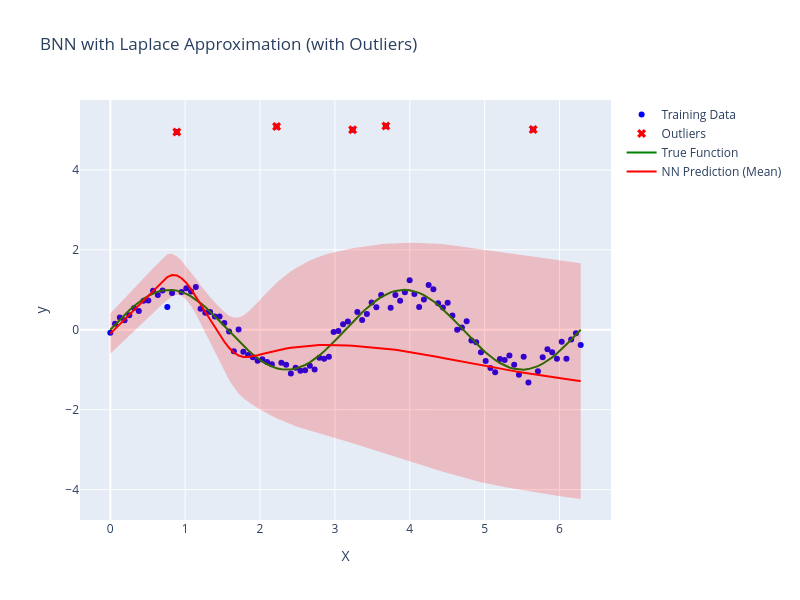

Notebook source saved alongside this figure:
### Code cell
import torch
import torch.nn as nn
import torch.optim as optim
import plotly.graph_objects as go
import numpy as np

# MLPの定義 (通常のNNとして定義)
class MLP(nn.Module):
    def __init__(self, input_dim, output_dim, hidden_units, activations):
        super(MLP, self).__init__()
        layers = []
        in_dim = input_dim

        # 指定された hidden_units と activations に基づいて層を構築
        for hidden_dim, activation in zip(hidden_units, activations):
            layers.append(nn.Linear(in_dim, hidden_dim))
            layers.append(self.get_activation(activation))
            in_dim = hidden_dim

        # 最後の出力層
        layers.append(nn.Linear(in_dim, output_dim))
        self.mlp = nn.Sequential(*layers)

    def forward(self, x):
        return self.mlp(x)

    @staticmethod
    def get_activation(activation):
        # 活性化関数の設定
        if activation == "relu":
            return nn.ReLU()
        elif activation == "tanh":
            return nn.Tanh()
        elif activation == "sigmoid":
            return nn.Sigmoid()
        else:
            raise ValueError(f"Unsupported activation function: {activation}")

# 1D データ生成（アウトライア含む）
def generate_1d_data(n=100, noise_std=0.2, outlier_ratio=0.0):
    # x を 0 から 2π の範囲で生成
    x = np.linspace(0, 2 * np.pi, n)
    
    # 真の関数は sin 関数
    y_true = np.sin(2 * x)
    
    # y にガウスノイズを加える
    y = y_true + np.random.normal(0, noise_std, x.shape[0])
    
    # アウトライアを挿入
    n_outliers = int(n * outlier_ratio)
    outlier_indices = np.random.choice(n, n_outliers, replace=False)
    y[outlier_indices] = 5 + np.random.uniform(-0.1, 0.1, n_outliers)
    
    return x, y, y_true, outlier_indices

# ラプラス近似のためのヘッセ行列近似を計算する関数
def hessian_diag(model, loss):
    # ヘッセ行列の対角成分を計算
    loss.backward(create_graph=True)
    diag_hessian = []
    for param in model.parameters():
        diag_hessian.append(param.grad.pow(2).detach())
    return diag_hessian

# ラプラス近似に基づく予測
def laplace_approximation_predict(model, X_test, diag_hessian, n_samples=100):
    sampled_preds = []

    for _ in range(n_samples):
        perturbed_model = MLP(**model_settings)
        for p_perturbed, p_orig, h_diag in zip(perturbed_model.parameters(), model.parameters(), diag_hessian):
            # ラプラス近似に基づいてガウス分布から重みをサンプリング
            std = torch.sqrt(h_diag)
            perturbed_model_param = p_orig + torch.randn_like(p_orig) * std
            p_perturbed.data.copy_(perturbed_model_param)
        
        sampled_preds.append(perturbed_model(X_test).detach())

    # すべてのサンプルから平均と標準偏差を計算
    preds = torch.stack(sampled_preds)
    mean_preds = preds.mean(0)
    std_preds = preds.std(0)
    
    return mean_preds, std_preds


def train_and_predict_with_laplace(model_settings, x_train, y_train, num_epochs=1000, l2_coeff=1e-4):
    X_train = torch.tensor(x_train, dtype=torch.float32).unsqueeze(1)
    y_train = torch.tensor(y_train, dtype=torch.float32).unsqueeze(1)

    model = MLP(**model_settings)  # モデルのインスタンス化
    criterion = nn.MSELoss()  # 基本の損失関数
    optimizer = optim.Adam(model.parameters(), lr=0.01)

    # モデルのトレーニング
    for epoch in range(num_epochs):
        model.train()
        outputs = model(X_train)
        mse_loss = criterion(outputs, y_train)

        # L2 正則化を損失に追加
        l2_reg = torch.tensor(0.0)
        for param in model.parameters():
            l2_reg += torch.norm(param, 2)
        total_loss = mse_loss + l2_coeff * l2_reg

        optimizer.zero_grad()
        total_loss.backward()
        optimizer.step()

        if (epoch + 1) % 100 == 0:
            print(f'Epoch [{epoch+1}/{num_epochs}], Loss: {total_loss.item():.4f}')

    # ラプラス近似のためにヘッセ行列の対角成分を計算
    model.eval()
    outputs = model(X_train)
    loss = criterion(outputs, y_train)
    diag_hessian = hessian_diag(model, loss)

    # ラプラス近似に基づく予測
    X_test = torch.linspace(0, 2 * np.pi, 100).unsqueeze(1)  # テストデータ
    mean_preds, std_preds = laplace_approximation_predict(model, X_test, diag_hessian)

    return X_train, y_train, X_test, mean_preds, std_preds

# プロット
def plot_results(x_train, y_train, y_true, outlier_indices, X_test, mean_preds, std_preds):
    # データの変換
    mean_preds_np = mean_preds.numpy()
    std_preds_np = std_preds.numpy()
    X_test_np = X_test.numpy()
    y_true_test = np.sin(2 * X_test_np.flatten())

    # Plotlyによる可視化
    fig = go.Figure()

    # 訓練データ点
    fig.add_trace(go.Scatter(
        x=x_train,
        y=y_train,
        mode='markers',
        name='Training Data',
        marker=dict(color='blue', size=6)
    ))

    # アウトライアを強調表示
    fig.add_trace(go.Scatter(
        x=x_train[outlier_indices],
        y=y_train[outlier_indices],
        mode='markers',
        name='Outliers',
        marker=dict(color='red', size=8, symbol='x')
    ))

    # 真の関数の軌跡
    fig.add_trace(go.Scatter(
        x=X_test_np.flatten(),
        y=y_true_test,
        mode='lines',
        name='True Function',
        line=dict(color='green', width=2)
    ))

    # NN の予測の平均軌跡
    fig.add_trace(go.Scatter(
        x=X_test_np.flatten(),
        y=mean_preds_np.flatten(),
        mode='lines',
        name='NN Prediction (Mean)',
        line=dict(color='red', width=2)
    ))

    # 標準偏差の範囲をプロット (不確実性を表示)
    fig.add_trace(go.Scatter(
        x=np.concatenate([X_test_np.flatten(), X_test_np.flatten()[::-1]]),
        y=np.concatenate([mean_preds_np.flatten() - std_preds_np.flatten(), 
                          (mean_preds_np.flatten() + std_preds_np.flatten())[::-1]]),
        fill='toself',
        fillcolor='rgba(255, 0, 0, 0.2)',  # 塗りつぶしの色
        line=dict(color='rgba(255, 0, 0, 0)'),  # 標準偏差の範囲の線の色を透明に
        hoverinfo="skip",
        showlegend=False
    ))

    # グラフのレイアウト設定
    fig.update_layout(
        title="BNN with Laplace Approximation (with Outliers)",
        xaxis_title="X",
        yaxis_title="y",
        width=800,
        height=600
    )

    fig.show()

if __name__ == "__main__":
    # データ生成
    x_train, y_train, y_true, outlier_indices = generate_1d_data(n=100, noise_std=0.2, outlier_ratio=0.05)

    # モデルの設定
    model_settings = {
        "input_dim": 1,
        "output_dim": 1,
        "hidden_units": [10, 20],
        "activations": ["relu", "tanh"]
    }

    # トレーニングとラプラス近似での予測
    X_train, y_train_tensor, X_test, mean_preds, std_preds = train_and_predict_with_laplace(
        model_settings, x_train, y_train, l2_coeff=1e-2)

    # 結果の可視化
    plot_results(x_train, y_train, y_true, outlier_indices, X_test, mean_preds, std_preds)

### Figure 1 — Plotly figure (JSON) as saved in the notebook; plotly's stock layout.template omitted (floating-point values rounded to 4 significant figures; data arrays with more than 128 entries replaced by an {"elided": "..."} marker saying what was removed)
{"data": [{"marker": {"color": "blue", "size": 6}, "mode": "markers", "name": "Training Data", "type": "scatter", "x": [0, 0.06347, 0.1269, 0.1904, 0.2539, 0.3173, 0.3808, 0.4443, 0.5077, 0.5712, 0.6347, 0.6981, 0.7616, 0.8251, 0.8885, 0.952, 1.015, 1.079, 1.142, 1.206, 1.269, 1.333, 1.396, 1.46, 1.523, 1.587, 1.65, 1.714, 1.777, 1.841, 1.904, 1.967, 2.031, 2.094, 2.158, 2.221, 2.285, 2.348, 2.412, 2.475, 2.539, 2.602, 2.666, 2.729, 2.793, 2.856, 2.919, 2.983, 3.046, 3.11, 3.173, 3.237, 3.3, 3.364, 3.427, 3.491, 3.554, 3.618, 3.681, 3.745, 3.808, 3.871, 3.935, 3.998, 4.062, 4.125, 4.189, 4.252, 4.316, 4.379, 4.443, 4.506, 4.57, 4.633, 4.697, 4.76, 4.823, 4.887, 4.95, 5.014, 5.077, 5.141, 5.204, 5.268, 5.331, 5.395, 5.458, 5.522, 5.585, 5.649, 5.712, 5.775, 5.839, 5.902, 5.966, 6.029, 6.093, 6.156, 6.22, 6.283], "y": [-0.07753, 0.1493, 0.3091, 0.237, 0.3603, 0.5435, 0.4709, 0.7281, 0.7286, 0.9742, 0.8661, 0.9827, 0.5684, 0.921, 4.945, 0.942, 1.037, 0.9553, 1.068, 0.5253, 0.4228, 0.4439, 0.3289, 0.3285, 0.1681, -0.04341, -0.5411, 0.003103, -0.5489, -0.635, -0.6909, -0.7757, -0.7396, -0.8056, -0.8607, 5.085, -0.8262, -0.8766, -1.096, -0.9538, -1.025, -1.016, -0.9032, -0.9975, -0.7005, -0.7266, -0.6782, -0.05512, -0.03164, 0.1369, 0.2049, 5.001, 0.4414, 0.2437, 0.3959, 0.6846, 0.5646, 0.8722, 5.097, 0.5519, 0.8721, 0.7236, 0.9393, 1.235, 0.8912, 0.5704, 0.7569, 1.117, 1.011, 0.6632, 0.5564, 0.6726, 0.3557, 0.000853, 0.05805, 0.2117, -0.2722, -0.3129, -0.5649, -0.7815, -0.9581, -1.066, -0.731, -0.7568, -0.6475, -0.8759, -1.124, -0.6731, -1.322, 5.009, -1.039, -0.6913, -0.4875, -0.5629, -0.7255, -0.2992, -0.7249, -0.2469, -0.08651, -0.3841]}, {"marker": {"color": "red", "size": 8, "symbol": "x"}, "mode": "markers", "name": "Outliers", "type": "scatter", "x": [3.237, 3.681, 0.8885, 5.649, 2.221], "y": [5.001, 5.097, 4.945, 5.009, 5.085]}, {"line": {"color": "green", "width": 2}, "mode": "lines", "name": "True Function", "type": "scatter", "x": [0, 0.06347, 0.1269, 0.1904, 0.2539, 0.3173, 0.3808, 0.4443, 0.5077, 0.5712, 0.6347, 0.6981, 0.7616, 0.8251, 0.8885, 0.952, 1.015, 1.079, 1.142, 1.206, 1.269, 1.333, 1.396, 1.46, 1.523, 1.587, 1.65, 1.714, 1.777, 1.841, 1.904, 1.967, 2.031, 2.094, 2.158, 2.221, 2.285, 2.348, 2.412, 2.475, 2.539, 2.602, 2.666, 2.729, 2.793, 2.856, 2.919, 2.983, 3.046, 3.11, 3.173, 3.237, 3.3, 3.364, 3.427, 3.491, 3.554, 3.618, 3.681, 3.745, 3.808, 3.871, 3.935, 3.998, 4.062, 4.125, 4.189, 4.252, 4.316, 4.379, 4.443, 4.506, 4.57, 4.633, 4.697, 4.76, 4.823, 4.887, 4.95, 5.014, 5.077, 5.141, 5.204, 5.268, 5.331, 5.395, 5.458, 5.522, 5.585, 5.649, 5.712, 5.775, 5.839, 5.902, 5.966, 6.029, 6.093, 6.156, 6.22, 6.283], "y": [0, 0.1266, 0.2511, 0.3717, 0.4862, 0.5929, 0.6901, 0.7761, 0.8497, 0.9096, 0.9549, 0.9848, 0.9989, 0.9969, 0.9788, 0.945, 0.896, 0.8326, 0.7557, 0.6668, 0.5671, 0.4582, 0.342, 0.2203, 0.09506, -0.03173, -0.158, -0.2817, -0.4009, -0.5137, -0.6182, -0.7127, -0.7958, -0.866, -0.9224, -0.9638, -0.9898, -0.9999, -0.9938, -0.9718, -0.9341, -0.8815, -0.8146, -0.7346, -0.6428, -0.5406, -0.4298, -0.312, -0.1893, -0.06342, 0.06342, 0.1893, 0.312, 0.4298, 0.5406, 0.6428, 0.7346, 0.8146, 0.8815, 0.9341, 0.9718, 0.9938, 0.9999, 0.9898, 0.9638, 0.9224, 0.866, 0.7958, 0.7127, 0.6182, 0.5137, 0.4009, 0.2817, 0.158, 0.03173, -0.09506, -0.2203, -0.342, -0.4582, -0.5671, -0.6668, -0.7557, -0.8326, -0.896, -0.945, -0.9788, -0.9969, -0.9989, -0.9848, -0.9549, -0.9096, -0.8497, -0.7761, -0.6901, -0.5929, -0.4862, -0.3717, -0.2511, -0.1266, 3.497e-07]}, {"line": {"color": "red", "width": 2}, "mode": "lines", "name": "NN Prediction (Mean)", "type": "scatter", "x": [0, 0.06347, 0.1269, 0.1904, 0.2539, 0.3173, 0.3808, 0.4443, 0.5077, 0.5712, 0.6347, 0.6981, 0.7616, 0.8251, 0.8885, 0.952, 1.015, 1.079, 1.142, 1.206, 1.269, 1.333, 1.396, 1.46, 1.523, 1.587, 1.65, 1.714, 1.777, 1.841, 1.904, 1.967, 2.031, 2.094, 2.158, 2.221, 2.285, 2.348, 2.412, 2.475, 2.539, 2.602, 2.666, 2.729, 2.793, 2.856, 2.919, 2.983, 3.046, 3.11, 3.173, 3.237, 3.3, 3.364, 3.427, 3.491, 3.554, 3.618, 3.681, 3.745, 3.808, 3.871, 3.935, 3.998, 4.062, 4.125, 4.189, 4.252, 4.316, 4.379, 4.443, 4.506, 4.57, 4.633, 4.697, 4.76, 4.823, 4.887, 4.95, 5.014, 5.077, 5.141, 5.204, 5.268, 5.331, 5.395, 5.458, 5.522, 5.585, 5.649, 5.712, 5.775, 5.839, 5.902, 5.966, 6.029, 6.093, 6.156, 6.22, 6.283], "y": [-0.09775, 0.02116, 0.1407, 0.261, 0.3819, 0.5032, 0.6235, 0.7433, 0.8636, 0.9837, 1.098, 1.211, 1.317, 1.369, 1.359, 1.289, 1.172, 1.015, 0.8372, 0.64, 0.4427, 0.2526, 0.06256, -0.1248, -0.301, -0.452, -0.5693, -0.6453, -0.68, -0.6807, -0.6634, -0.6373, -0.6085, -0.5785, -0.5496, -0.521, -0.4953, -0.4707, -0.4516, -0.4376, -0.4218, -0.4059, -0.3934, -0.3851, -0.38, -0.3789, -0.3788, -0.3785, -0.3818, -0.3871, -0.3934, -0.4004, -0.4101, -0.4201, -0.4294, -0.4376, -0.448, -0.4591, -0.4722, -0.487, -0.5029, -0.5198, -0.5378, -0.5564, -0.5753, -0.5957, -0.6168, -0.6378, -0.6596, -0.6818, -0.7045, -0.7275, -0.751, -0.7748, -0.7988, -0.8227, -0.8463, -0.8697, -0.893, -0.9151, -0.9356, -0.9561, -0.9764, -0.9962, -1.016, -1.035, -1.055, -1.074, -1.093, -1.112, -1.131, -1.149, -1.167, -1.185, -1.202, -1.22, -1.237, -1.253, -1.269, -1.285]}, {"fill": "toself", "fillcolor": "rgba(255, 0, 0, 0.2)", "hoverinfo": "skip", "line": {"color": "rgba(255, 0, 0, 0)"}, "showlegend": false, "type": "scatter", "x": {"elided": "200 float values"}, "y": {"elided": "200 float values"}}], "layout": {"height": 600, "title": {"text": "BNN with Laplace Approximation (with Outliers)"}, "width": 800, "xaxis": {"title": {"text": "X"}}, "yaxis": {"title": {"text": "y"}}}}
